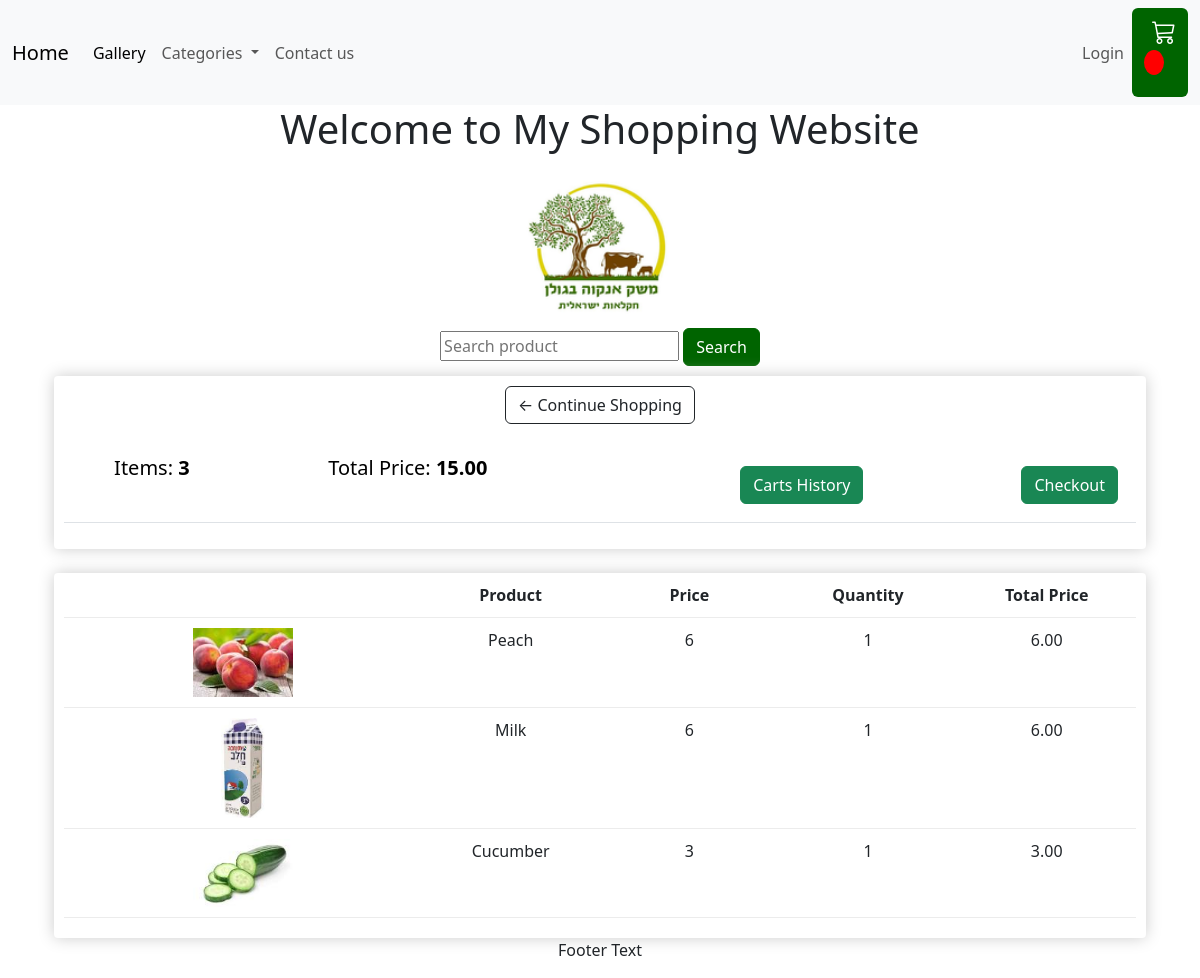
Screenshot of /view_cart_details/222/ with the database file from the repository.
### shop/models.py (models this page shows, shortened)
class PurchaseCard(models.Model):
    date = models.DateTimeField(null=False)
    customer = models.ForeignKey(settings.AUTH_USER_MODEL, on_delete=models.CASCADE)
    status = models.CharField(max_length=50, choices=[(tag.name, tag.value) for tag in Options])
    def __str__(self):
        return f"{self.date} - {self.customer} - {self.status}"
    @property
    def get_cart_total(self):
        print("geting cart total items")
        orderitems = self.purchaseline_set.all()
        total = sum([item.get_total for item in orderitems])
        print(f"the total price for items is :{total}")
        return total
    @property
    def get_cart_items(self):
        print("geting cart items")
        orderitems = self.purchaseline_set.all()
        total = sum([item.amount for item in orderitems])
        print(f"the total cart items num is: {total}")
        return total

class PurchaseLine(models.Model):
    product = models.ForeignKey(Product, on_delete=models.CASCADE)
    amount = models.IntegerField(default=0)
    purchase = models.ForeignKey(PurchaseCard, on_delete=models.CASCADE)
    @property
    def get_total(self):
        print("calculate total price for item")
        total = self.product.price * self.amount
        print(f"the total price for item is: {total}")
        return total

class Product(models.Model):
    name = models.CharField(max_length=100, null=True)
    category = models.ForeignKey(Category, on_delete=models.CASCADE)
    price = models.IntegerField(default=0)
    stock = models.IntegerField(default=0)
    image = models.ImageField(upload_to="shop_images", null=True)

### shop/views.py (the view)
# urls.py: path('view_cart_details/<int:cart_id>/', views.view_cart_details, name='view_cart_details'),
def view_cart_details(request, cart_id):
    closed_status = Options.OPTION_THREE
    cart = get_object_or_404(PurchaseCard, status=closed_status.value, id=cart_id)
    print(f"{cart}")
    context = {
        'cart': cart,
    }
    return render(request, 'cart_details.html', context)

### shop/templates/cart_details.html (shortened to what this page needs)
{% extends 'base.html' %} {% load static %} {% block content %}
<div class="container-fluid bg-3 text-center">
  <form action="{% url 'view_purchase_cart' %}">
    <input
      placeholder="Search product"
      aria-label="Search"
      name="product_name"
    />
    <input
      type="submit"
      value="Search"
      class="btn btn-success"
      style="background-color: #006400; border-color: #006400"
    />
  </form>
  <div class="row">
    <div class="col-lg-12">
      <div class="box-element">
        <a class="btn btn-outline-dark" href="{% url 'all_products' %}"
          >&#x2190; Continue Shopping</a
        >
        <br />
        <br />
        <table class="table">
          <tr>
            <th>
              <h5>Items: <strong>{{ cart.get_cart_items }}</strong></h5>
            </th>
            <th>
              <h5>
                Total Price:
                <strong>{{ cart.get_cart_total|floatformat:2 }}</strong>
              </h5>
            </th>
            <th>
              <a
                style="float: right; margin: 10px"
                class="btn btn-success"
                href="{% url 'get_purchases_cart_history' %}"
                >Carts History</a
              >
            </th>
            <th>
              <a
                style="float: right; margin: 10px"
                class="btn btn-success"
                href="{% url 'update_products_stock' %}"
                >Checkout</a
              >
            </th>
          </tr>
        </table>
      </div>
      <br />
      <div class="box-element">
        <div class="cart-row">
          <div style="flex: 2"></div>
          <div style="flex: 1"><strong>Product</strong></div>
          <div style="flex: 1"><strong>Price</strong></div>
          <div style="flex: 1"><strong>Quantity</strong></div>
          <div style="flex: 1"><strong>Total Price</strong></div>
        </div>
        {% for product in cart.purchaseline_set.all %}
        <div class="cart-row">
          <div style="flex: 2"><img class="row-image" src="{% static product.product.image %}" />  </div>
          <div style="flex: 1">{{product.product.name}}</div>
          <div style="flex: 1">{{product.product.price|floatformat:0}}</div>
          <div style="flex: 1">{{product.amount}}</div>
          <div style="flex: 1">{{product.get_total|floatformat:2}}</div>
        </div>
      {% endfor%}
    </div>
  </div>
</div>
{% endblock content %}

### static/css/main.css (style rules this page uses)
.box-element { box-shadow:hsl(0, 0%, 80%) 0 0 16px; background-color: #fff; border-radius: 4px; padding: 10px; }
.cart-row { display: flex; align-items: flex-stretch; padding-bottom: 10px; margin-bottom: 10px; border-bottom: 1px solid #ececec; }
.row-image { width: 100px; }
.col-lg-4, .col-lg-6, .col-lg-8, .col-lg-12 { margin-top: 10px; }

### rows the page displays
PurchaseCard: get_cart_items "3", get_cart_total "15.00"
PurchaseLine: product.image (picture), product.name "Peach", product.price "6", amount "1", get_total "6.00"
PurchaseLine: product.image (picture), product.name "Milk", product.price "6", amount "1", get_total "6.00"
PurchaseLine: product.image (picture), product.name "Cucumber", product.price "3", amount "1", get_total "3.00"
